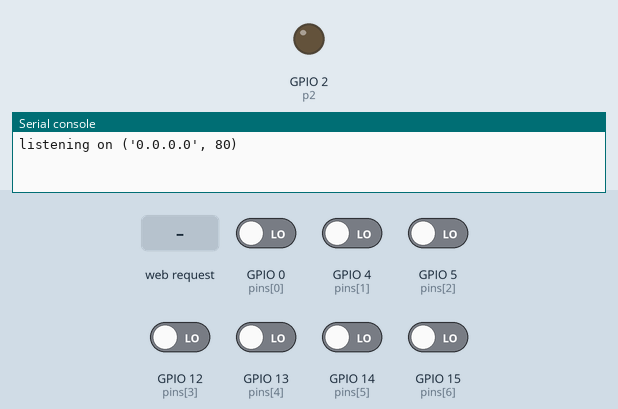
Bench run of a program on a simulated ESP8266 board running MicroPython. Parts: output pins drawn as LEDs (lit = HIGH), the last lines printed to the serial console. The test bench sets the inputs (shaded band); at power-on: GPIO 0 (pins[0]), GPIO 4 (pins[1]), GPIO 5 (pins[2]), GPIO 12 (pins[3]), GPIO 13 (pins[4]), GPIO 14 (pins[5]), GPIO 15 (pins[6]) LOW. The clock reads 2024-03-15 10:24:30 at power-on unless the program sets it.

Above: at 1.2 s.
1.3 s: HTTP request GET / received
At 1.9 s:
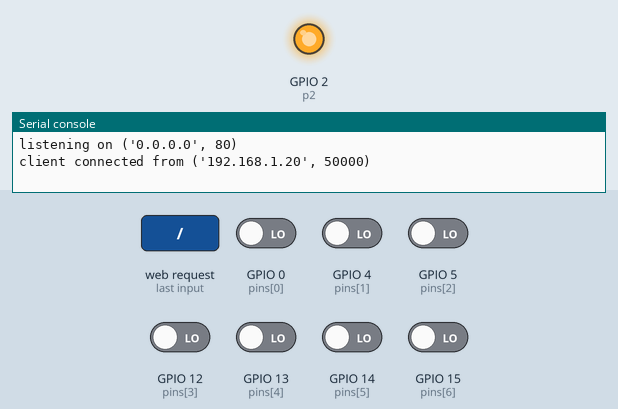
Timing chart, 0 to 4.3 s (numbered marks = the images above; inputs shaded):
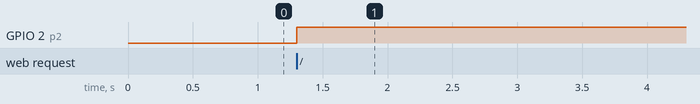

Measured:
- after the input at 1.3 s, GPIO 2 (p2): LOW → HIGH at once

The program:

server.py
```python
import machine
from time import time

def server():
    pins = [machine.Pin(i, machine.Pin.IN) for i in (0, 4, 5, 12, 13, 14, 15)]

    p2 = machine.Pin(2,machine.Pin.OUT)
    toggle = False;


    html = """<!DOCTYPE html>
    <html>
        <head> <title>ESP8266 Pins</title> </head>
        <body> <h1>ESP8266 Pins at %s </h1>
            <table border="1"> <tr><th>Pin</th><th>Value</th></tr> %s </table>
        </body>
    </html>
    """

    import socket
    addr = socket.getaddrinfo('0.0.0.0', 80)[0][-1]

    s = socket.socket()
    s.bind(addr)
    s.listen(1)

    print('listening on', addr)

    while True:
        cl, addr = s.accept()
        print('client connected from', addr)
        cl_file = cl.makefile('rwb', 0)
        while True:
            line = cl_file.readline()
            if not line or line == b'\r\n':
                break
        rows = ['<tr><td>%s</td><td>%d</td></tr>' % (str(p), p.value()) for p in pins]
        response = html % (time(),'\n'.join(rows))
        toggle = not(toggle)
        if toggle :
            p2.on()
        else :
            p2.off()
        cl.send('HTTP/1.0 200 OK\r\nContent-type: text/html\r\n\r\n')
        cl.send(response)
        cl.close()

if __name__=="__main__" :
    server(); 
```
